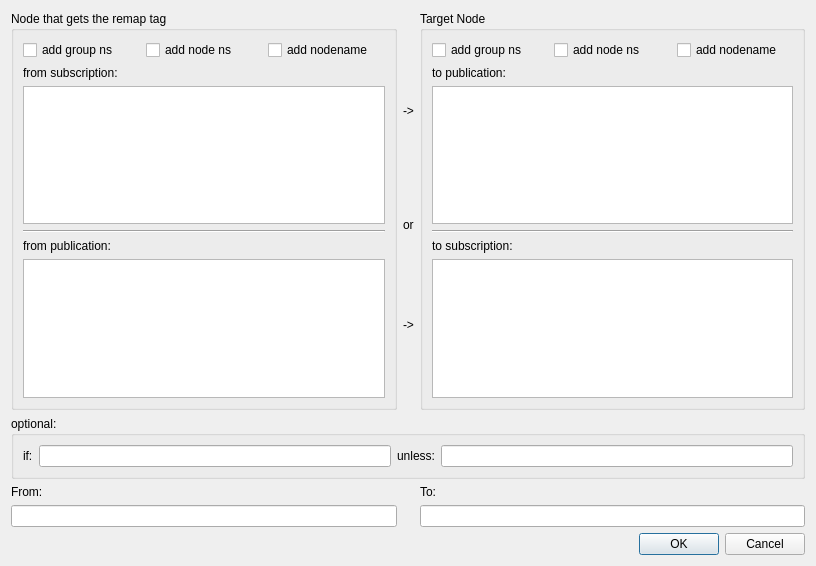
<?xml version="1.0" encoding="UTF-8"?>
<ui version="4.0">
 <class>RemapArrowEdit</class>
 <widget class="QDialog" name="RemapArrowEdit">
  <property name="geometry">
   <rect>
    <x>0</x>
    <y>0</y>
    <width>816</width>
    <height>566</height>
   </rect>
  </property>
  <property name="windowTitle">
   <string>Remap:</string>
  </property>
  <property name="windowIcon">
   <iconset>
    <normaloff>:/icons/logo.png</normaloff>:/icons/logo.png</iconset>
  </property>
  <layout class="QGridLayout" name="gridLayout_4">
   <item row="0" column="0">
    <widget class="QGroupBox" name="groupBox">
     <property name="title">
      <string>Node that gets the remap tag</string>
     </property>
     <layout class="QGridLayout" name="gridLayout_2">
      <item row="6" column="0">
       <widget class="QLabel" name="label">
        <property name="text">
         <string>from subscription:</string>
        </property>
       </widget>
      </item>
      <item row="9" column="0">
       <widget class="Line" name="line">
        <property name="orientation">
         <enum>Qt::Horizontal</enum>
        </property>
       </widget>
      </item>
      <item row="10" column="0">
       <widget class="QLabel" name="label_6">
        <property name="text">
         <string>from publication:</string>
        </property>
       </widget>
      </item>
      <item row="1" column="0">
       <layout class="QHBoxLayout" name="horizontalLayout">
        <item>
         <widget class="QCheckBox" name="checkBox_startGroupNs">
          <property name="text">
           <string>add group ns</string>
          </property>
         </widget>
        </item>
        <item>
         <widget class="QCheckBox" name="checkBox_startNamespace">
          <property name="text">
           <string>add node ns</string>
          </property>
         </widget>
        </item>
        <item>
         <widget class="QCheckBox" name="checkBox_startName">
          <property name="text">
           <string>add nodename</string>
          </property>
         </widget>
        </item>
       </layout>
      </item>
      <item row="7" column="0">
       <widget class="QTableView" name="tableView_startNode_subscribe">
        <property name="editTriggers">
         <set>QAbstractItemView::NoEditTriggers</set>
        </property>
        <property name="alternatingRowColors">
         <bool>true</bool>
        </property>
        <property name="selectionBehavior">
         <enum>QAbstractItemView::SelectRows</enum>
        </property>
       </widget>
      </item>
      <item row="11" column="0">
       <widget class="QTableView" name="tableView_startNode_publish">
        <property name="editTriggers">
         <set>QAbstractItemView::NoEditTriggers</set>
        </property>
        <property name="alternatingRowColors">
         <bool>true</bool>
        </property>
        <property name="selectionBehavior">
         <enum>QAbstractItemView::SelectRows</enum>
        </property>
       </widget>
      </item>
     </layout>
    </widget>
   </item>
   <item row="0" column="1">
    <layout class="QVBoxLayout" name="verticalLayout">
     <item>
      <widget class="QLabel" name="label_4">
       <property name="text">
        <string>




-&gt;</string>
       </property>
      </widget>
     </item>
     <item>
      <widget class="QLabel" name="label_5">
       <property name="text">
        <string>

or</string>
       </property>
      </widget>
     </item>
     <item>
      <widget class="QLabel" name="label_2">
       <property name="text">
        <string>-&gt;


</string>
       </property>
      </widget>
     </item>
    </layout>
   </item>
   <item row="0" column="2">
    <widget class="QGroupBox" name="groupBox_2">
     <property name="title">
      <string>Target Node</string>
     </property>
     <layout class="QGridLayout" name="gridLayout_3">
      <item row="3" column="0">
       <widget class="QLabel" name="label_3">
        <property name="text">
         <string>to publication:</string>
        </property>
       </widget>
      </item>
      <item row="5" column="0">
       <widget class="Line" name="line_2">
        <property name="orientation">
         <enum>Qt::Horizontal</enum>
        </property>
       </widget>
      </item>
      <item row="6" column="0">
       <widget class="QLabel" name="label_7">
        <property name="text">
         <string>to subscription:</string>
        </property>
       </widget>
      </item>
      <item row="0" column="0">
       <layout class="QHBoxLayout" name="horizontalLayout_2">
        <item>
         <widget class="QCheckBox" name="checkBox_targetGroupNs">
          <property name="text">
           <string>add group ns</string>
          </property>
         </widget>
        </item>
        <item>
         <widget class="QCheckBox" name="checkBox_targetNamespace">
          <property name="text">
           <string>add node ns</string>
          </property>
         </widget>
        </item>
        <item>
         <widget class="QCheckBox" name="checkBox_targetName">
          <property name="text">
           <string>add nodename</string>
          </property>
         </widget>
        </item>
       </layout>
      </item>
      <item row="4" column="0">
       <widget class="QTableView" name="tableView_endNode_publish">
        <property name="editTriggers">
         <set>QAbstractItemView::NoEditTriggers</set>
        </property>
        <property name="alternatingRowColors">
         <bool>true</bool>
        </property>
        <property name="selectionBehavior">
         <enum>QAbstractItemView::SelectRows</enum>
        </property>
       </widget>
      </item>
      <item row="7" column="0">
       <widget class="QTableView" name="tableView_endNode_subscribe">
        <property name="editTriggers">
         <set>QAbstractItemView::NoEditTriggers</set>
        </property>
        <property name="alternatingRowColors">
         <bool>true</bool>
        </property>
        <property name="selectionBehavior">
         <enum>QAbstractItemView::SelectRows</enum>
        </property>
       </widget>
      </item>
     </layout>
    </widget>
   </item>
   <item row="1" column="0" colspan="3">
    <widget class="QGroupBox" name="groupBox_3">
     <property name="title">
      <string>optional:</string>
     </property>
     <layout class="QGridLayout" name="gridLayout">
      <item row="0" column="0">
       <widget class="QLabel" name="label_8">
        <property name="text">
         <string>if:</string>
        </property>
       </widget>
      </item>
      <item row="0" column="2">
       <widget class="QLineEdit" name="lineEdit_if">
        <property name="toolTip">
         <string>$(arg foo)</string>
        </property>
       </widget>
      </item>
      <item row="0" column="3">
       <widget class="QLabel" name="label_9">
        <property name="text">
         <string>unless:</string>
        </property>
       </widget>
      </item>
      <item row="0" column="4">
       <widget class="QLineEdit" name="lineEdit_unless">
        <property name="toolTip">
         <string>$(arg foo)</string>
        </property>
       </widget>
      </item>
     </layout>
    </widget>
   </item>
   <item row="4" column="2">
    <widget class="QDialogButtonBox" name="buttonBox">
     <property name="orientation">
      <enum>Qt::Horizontal</enum>
     </property>
     <property name="standardButtons">
      <set>QDialogButtonBox::Cancel|QDialogButtonBox::Ok</set>
     </property>
    </widget>
   </item>
   <item row="3" column="2">
    <widget class="QLineEdit" name="lineEdit_to"/>
   </item>
   <item row="3" column="0">
    <widget class="QLineEdit" name="lineEdit_from"/>
   </item>
   <item row="2" column="0">
    <widget class="QLabel" name="label_10">
     <property name="text">
      <string>From:</string>
     </property>
    </widget>
   </item>
   <item row="2" column="2">
    <widget class="QLabel" name="label_11">
     <property name="text">
      <string>To:</string>
     </property>
    </widget>
   </item>
  </layout>
 </widget>
 <resources/>
 <connections>
  <connection>
   <sender>buttonBox</sender>
   <signal>rejected()</signal>
   <receiver>RemapArrowEdit</receiver>
   <slot>reject()</slot>
   <hints>
    <hint type="sourcelabel">
     <x>316</x>
     <y>260</y>
    </hint>
    <hint type="destinationlabel">
     <x>286</x>
     <y>274</y>
    </hint>
   </hints>
  </connection>
  <connection>
   <sender>buttonBox</sender>
   <signal>accepted()</signal>
   <receiver>RemapArrowEdit</receiver>
   <slot>accept()</slot>
   <hints>
    <hint type="sourcelabel">
     <x>248</x>
     <y>254</y>
    </hint>
    <hint type="destinationlabel">
     <x>157</x>
     <y>274</y>
    </hint>
   </hints>
  </connection>
 </connections>
</ui>
